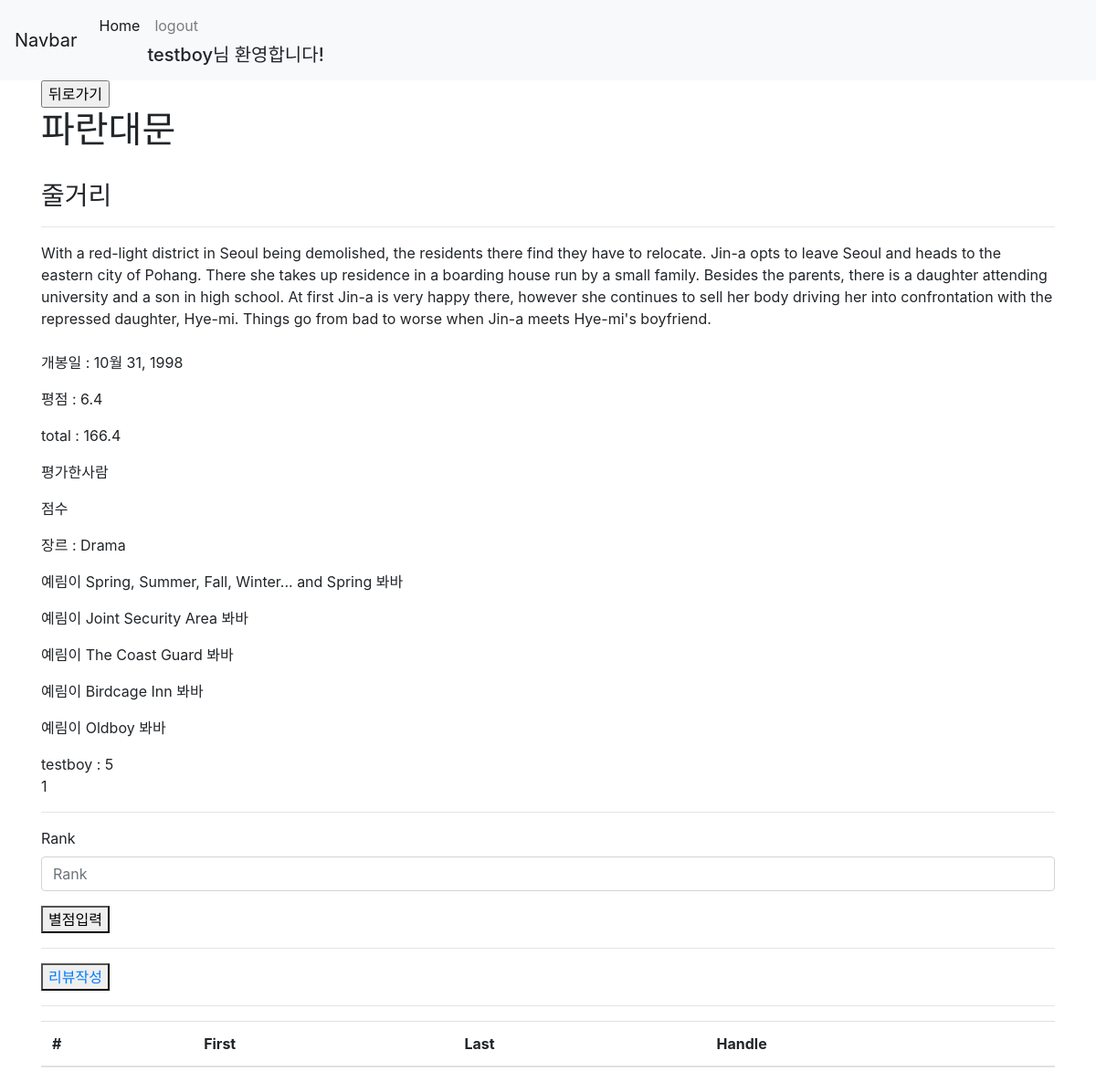
The page /movies/1844/ (signed in) on the database its author committed.
### movies/models.py (models this page shows)
class Movie(models.Model):
    adult = models.BooleanField()
    backdrop_path = models.CharField(max_length=500, null=True)
    genres = models.ManyToManyField(Genre, related_name='movie_genre')
    original_language = models.CharField(max_length=20)
    original_title = models.CharField(max_length=200)
    overview = models.TextField(null=True)
    popularity = models.FloatField(null=True)
    poster_path = models.CharField(max_length=500, null=True)
    release_date = models.DateField(null=True)
    title = models.CharField(max_length=200)
    vote_average = models.FloatField(null=True)
    vote_count = models.IntegerField(null=True)
    vote_user = models.ManyToManyField(settings.AUTH_USER_MODEL, related_name="vote_movie", blank=True)

class Genre(models.Model):
    name = models.CharField(max_length=100)

class Rate(models.Model):
    rank = models.IntegerField()
    user = models.ForeignKey(settings.AUTH_USER_MODEL, on_delete=models.CASCADE)
    movie = models.ForeignKey(Movie, on_delete=models.CASCADE)

### movies/views.py (the view)
# urls.py: path('<int:movie_pk>/', views.detail, name='detail'),
def detail(request, movie_pk):
    movie = get_object_or_404(Movie, pk=movie_pk)
    rate = Rate.objects.all().filter(user_id=request.user.id)
    form = RatingForm(request.POST)
    genres = Genre.objects.all().filter(movie_genre=movie_pk)
    User = get_user_model()
    movie_names = Movie.objects.all().filter(vote_user=request.user.id)
    total = (movie.vote_average) * (movie.vote_count)
    if movie_pk in rate:
        gname = movie.movie_genres.name
    else:
        gname = ""
    context = {
    'movie':movie,
    'genres':genres,
    'total':total,
    'rate' : rate,
    'form': form,
    'movie_names':movie_names
    }
    return render(request, 'movies/detail.html', context)

### movies/forms.py
class RatingForm(forms.ModelForm):
    class Meta:
        model = Rate
        fields = ['rank']

### movies/templates/movies/detail.html (shortened to what this page needs)
{% extends 'base.html' %}
{% load bootstrap4 %}
{% block content %}
<a href="{% url 'movies:index' %}"><input type="button" value="뒤로가기"></a>
<h1>{{movie.original_title}}</h1>
<h3>줄거리</h3>
<hr>
<div>{{movie.overview}}</div>
<br>
<p>개봉일 : {{movie.release_date}}</p>
<p>평점 : {{movie.vote_average}}</p>
<p>total : {{total}}</p>
<p>평가한사람{{ movie.rate.rank }}</p>
<p>점수{{ movie.rate_set.rank.rank }}</p>
{% for genre in genres %}
<p>장르 : {{ genre.name }} </p>
{% endfor %}
{% for movie_name in movie_names %}
<p>예림이 {{movie_name.title }} 봐바</p>
{% endfor %}
{% for rank in movie.rate_set.all %}
{% if request.user.id == rank.user_id %}
{{ rank.user}} : {{ rank.rank }}
<br>
{{ rank.user_id}}
{% endif %}
{% endfor %}
<br>
<hr>
{% if request.user_id not in rate %}
<form action="{% url 'movies:rank' movie.pk %}" method="POST">
    {% bootstrap_form form %}
    <button>별점입력</button>
</form>
{% else %}
    <a href="{% url 'movies:rank_cancle' movie.pk %}"><button>입력취소</button></a>
{% endif %}
<hr>
<form action="" method="POST">
    <button><a href="{% url 'movies:review_create' movie.pk %}">리뷰작성</a></button>
</form>
<hr>
<table class="table">
    <thead>
        <tr>
            <th scope="col">#</th>
            <th scope="col">First</th>
            <th scope="col">Last</th>
            <th scope="col">Handle</th>
        </tr>
    </thead>
</table>
{% endblock %}

### templates/base.html (shortened to what this page needs)
<!DOCTYPE html>
{% load bootstrap4 %}
<html lang="ko">
<head>
    {% bootstrap_css %}
</head>
<body>
    <nav class="navbar navbar-expand-lg navbar-light bg-light">
        <a class="navbar-brand" href="#">Navbar</a>
        <div class="collapse navbar-collapse" id="navbarSupportedContent">
          <ul class="navbar-nav mr-auto">
            <li class="nav-item active">
              <a class="nav-link" href="{% url 'movies:index' %}">Home</a>
            </li>
            {% if request.user.is_authenticated %}
            <li class="nav-item">
              <a class="nav-link " href="{% url 'accounts:logout' %}" tabindex="-1" aria-disabled="true">logout</a>
              <h5>{{ request.user}}님 환영합니다!</h5>
            </li>
            {% else %}
            <li class="nav-item">
              <a class="nav-link " href="{% url 'accounts:login' %}" tabindex="-1" aria-disabled="true">login</a>
              <a class="nav-link " href="{% url 'accounts:signup' %}" tabindex="-1" aria-disabled="true">signup</a>
            </li>
            {% endif %}
          </ul>
        </div>
      </nav>
    <div class="container">
    {% block content %}
    {% endblock %}
    </div>
</body>
</html>

### rows shown on the page
Movie: original_title "파란대문", overview "With a red-light district in Seoul being demolished, the residents there find they have to relocate. Jin-a opts to leave Seoul and heads to the eastern city of Pohang. There she takes up residence in a boarding house run by a small family. Besides the parents, there is a daughter attending university and a son in high school. At first Jin-a is very happy there, however she continues to sell her body driving her into confrontation with the repressed daughter, Hye-mi. Things go from bad to worse when Jin-a meets Hye-mi's boyfriend.", release_date "10월 31, 1998", vote_average "6.4", title "Birdcage Inn"
Genre: name "Drama"
Movie: title "Spring, Summer, Fall, Winter... and Spring"
Movie: title "Joint Security Area"
Movie: title "The Coast Guard"
Movie: title "Oldboy"
Rate: user "testboy", rank "5", user_id "1"

### other values the page prints
{{ request.user }} "testboy"
{{ total }} "166.4"
